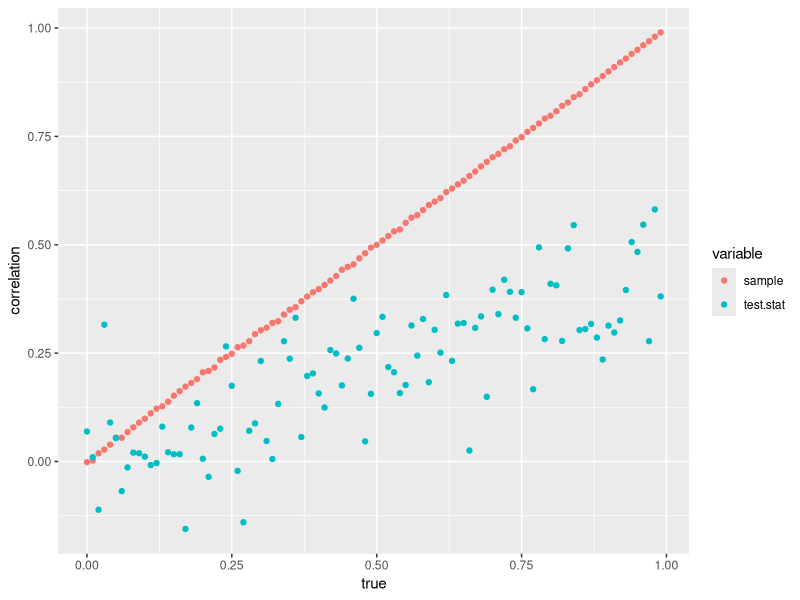
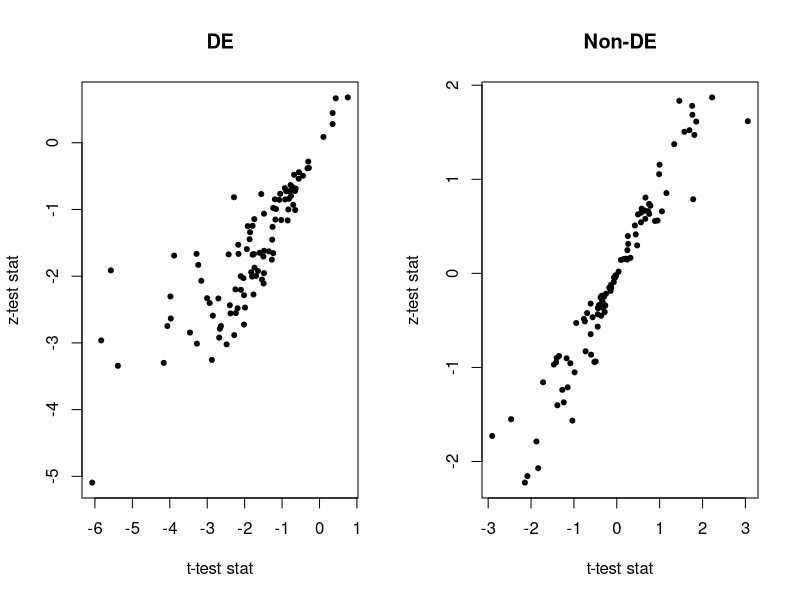

These figures' R source, in order:

## generate correlated Normal data

## input:  
#    mu:  a vector of 2, specifying the mean level for each gene
#   rho:  the true correlation we want to simulate 
# sigma:  a vector of 2, specifying the variance 
#     n:  the number of samples to be generated

## output: a matrix of 2 by n
#

correlated.norm <- function(mu, rho, sigma, n)
{
  library(MASS)
  sig.element <- c(sigma[1], rho*sqrt(sigma[1]*sigma[2]),     ## the elements in Sigma
                   rho*sqrt(sigma[1]*sigma[2]), sigma[2])
  sig <- matrix(sig.element, 2, 2)                            # the covariance matrix
  dat <- mvrnorm(n=n, mu = mu, Sigma = sig)                   # simulate the correlated normal data
  return(t(dat))
}


ttest.stat <- function(y)
{
  n <- dim(y)[2]                              # get the number of samples from each gene
  mean1 <- apply(y[, 1:(n/2)], 1, mean)       # the first half is from treatment
  mean2 <- apply(y[, -(1:(n/2))], 1, mean)    # the second half is from control
  
  s1 <- apply(y[, 1:(n/2)], 1, var)           # the variance for the first half
  s2 <- apply(y[, -(1:(n/2))], 1, var)        # the variance for the second half
  
#   t1 <- t.test(y[1, 1:(n/2)], y[1, -(1:(n/2))])$stat
#   t2 <- t.test(y[2, 1:(n/2)], y[2, -(1:(n/2))])$stat
#   t.stat <- c(t1, t2)
#   
  t.stat <- (mean1 - mean2)/sqrt(s1/(n/2) + s2/(n/2))  # the test statistics
  return(t.stat)
}


ztest.stat <- function(y, sigma1, sigma2)
{
  n <- dim(y)[2]                              # get the number of samples from each gene
  mean1 <- apply(y[, 1:(n/2)], 1, mean)       # the first half is from treatment
  mean2 <- apply(y[, -(1:(n/2))], 1, mean)    # the second half is from control
  
  z.stat <- (mean1-mean2)/sqrt(sigma1/(n/2) + sigma2/(n/2))
  return(z.stat)
}


sample.stat.correlation <- function(mu1, sigma1, mu2, sigma2, rho, n, nreps)
{
  
  stat <- matrix(NA, nrow=nreps, ncol=2)                     # matrix to store the t.stat
  rho.sample <- c()
 
  for ( k in 1: nreps)                                       # create a vector of score stat for each gene
  {
    y.t1 <- correlated.norm(mu1, rho, sigma1, n/2)           # treatment 
    y.t2 <- correlated.norm(mu2, rho, sigma2, n/2)           # control
    
    y <- cbind(y.t1, y.t2)                                   # expression data of two genes
    rho1 <- cor(t(y.t1))[1, 2]; rho2 <- cor(t(y.t2))[1, 2]   # sample correlation for each group
    rho.sample[k] <- mean(c(rho1, rho2))                     # mean of sample correlation
 
#    stat[k, ] <- ztest.stat(y, sigma1, sigma2)              # calculate the z stat
    stat[k, ] <- ttest.stat(y)                               #  calculate the t stat
  }
  
  rho.ave <- mean(rho.sample)                                # calculate the mean of the sampel rhos
  rho.t <- cor(stat)[1, 2]                                   # calculate the correlation of statistics
  rho.list <- list(sample.cor= rho.ave, stat.cor = rho.t)
    
  return(rho.list)  
}


mu1 <- c(10, 10); mu2 <- c(12, 10)
sigma1 <- c(.1, .3); sigma2 <- c(.2, .6)
rho <- 0.5; n <- 1000; nreps <- 100;

rho <- seq(0, 0.99, by = 0.01)
store.corr <- data.frame(matrix(NA, length(rho), 3))
colnames(store.corr) <- c("sample", "test.stat", "true")


for ( i in 1:length(rho))
{
  a <- sample.stat.correlation(mu1, sigma1, mu2, sigma2, rho[i], n, nreps)
  
  store.corr[i, 1] <- a$sample.cor
  store.corr[i, 2] <- a$stat.cor
  store.corr[i, 3] <- rho[i]
  
}


library(reshape2)
store.corr1 <- melt(store.corr, id="true")
library(ggplot2)
ggplot(data = store.corr1, aes(x=true, y=value) ) +
  geom_point(aes(colour=variable)) + 
  labs(x="true", y="correlation")




##########################
# If we look at the $z$-test statistic and $t$-test statistic, 
# \item if $m$ and $n$ are small, then $S_{X_1}^2$ and $S_{Y_1}^2$ cannot be accurately estimated
# \item if $m$ and $n$ are large, then the denominator will be very small, in which case a slight difference between the sample variance  $S_{X_1}^2$ and true variance  $\sigma^2_1$ will augment the difference of test statistics. 


nsim <- 100
t.stat  <- s.mat<- m.mat <- matrix(NA, nsim, 4)

for ( i in 1:nsim){
  
mu1 <- c(10, 10); mu2 <- c(11, 10)
sigma1 <- c(1, .3); sigma2 <- c(1, .6)
rho <- 0.5; n <- 10;

y.t1 <- correlated.norm(mu1, rho, sigma1, n/2)           # treatment 
y.t2 <- correlated.norm(mu2, rho, sigma2, n/2)           # control

y <- cbind(y.t1, y.t2)   

mean1 <- apply(y[, 1:(n/2)], 1, mean)       # the first half is from treatment
mean2 <- apply(y[, -(1:(n/2))], 1, mean)    # the second half is from control

s1 <- apply(y[, 1:(n/2)], 1, var)           # the variance for the first half
s2 <- apply(y[, -(1:(n/2))], 1, var)        # the variance for the second half

m.mat[i, ] <- c(mean1, mean2)
s.mat[i, ] <- c(s1, s2)

t.stat[i,1:2 ] <- (mean1 - mean2)/sqrt(s1/(n/2) + s2/(n/2))  # the test statistics
t.stat[i,3:4 ] <- (mean1-mean2)/sqrt(sigma1/(n/2) + sigma2/(n/2))
}

par(mfrow=c(1, 2))
plot(t.stat[, 1], t.stat[, 3], pch=20, xlab="t-test stat", ylab="z-test stat", main="DE")
plot(t.stat[, 2], t.stat[, 4], pch=20, xlab="t-test stat", ylab="z-test stat", main="Non-DE")
cor(t.stat)

